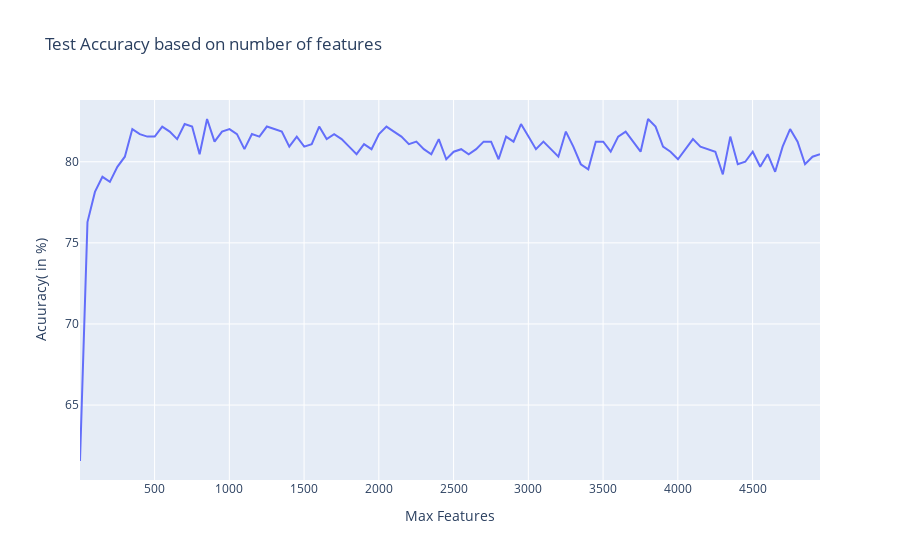

The notebook cell saved with this chart:
### Code cell
fig = go.Figure(data=go.Scatter(x = list(range(1,5000,50)),y=accuracy_list, mode='lines'))

fig.update_layout(
    title="Test Accuracy based on number of features",
    xaxis_title="Max Features",
    yaxis_title="Acuuracy( in %)"
)


fig.show()
